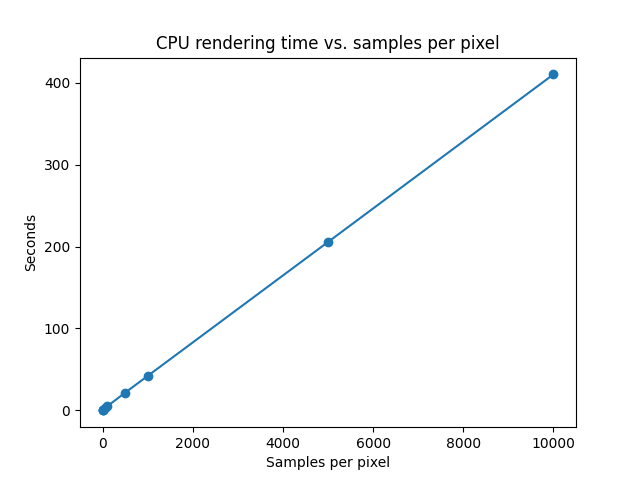

Write the Python code that produced this figure.
import matplotlib.pyplot as plt

spp = [1, 5, 10, 50, 100, 500, 1000, 5000, 10000]
seconds = [0.05, 0.27, 0.52, 2.49, 4.87, 21.61, 42.03, 205.49, 410.02]

plt.plot(spp, seconds, "o-")
plt.title("CPU rendering time vs. samples per pixel")
plt.ylabel("Seconds")
plt.xlabel("Samples per pixel")
plt.savefig("benchmark/spp/graph.png")

# combine the images to a gif
# how to loop gif in markdown: https://stackoverflow.com/a/18473154
import imageio

allimages = [f"benchmark/spp/spp{i}.png" for i in spp]
imageio.mimsave(
    "benchmark/spp/spp.gif", [imageio.imread(fn) for fn in allimages], duration=200
)
